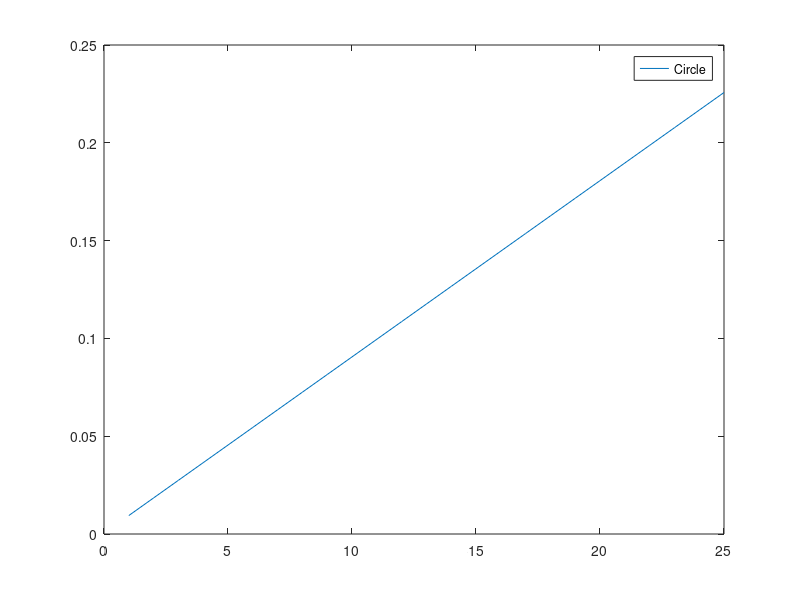

Reproduce this figure in MATLAB.
e=8.85*10^-12;
sep=0.25*10^-6;
D=1.211*10^-7;
P=1:1:25;
PN=P.^-1
r=1250*10^-5;
%Circle
x=(r^2*sqrt(P)+8*sqrt(sep*D))/(r^2*sqrt(P)-8*sqrt(sep*D));
y=PN*D/sep
Cc=4*10^12*pi*e*sqrt(y)*log(x)
%ellipse
a=500*10^-5; 
b=400*10^-5;    
h=a^4*b^4/(3*a^2+3*b^2+2*a^2*b^2);
W1=P*h/(8*D);
W1IN=W1.^-1/2;
Ae=pi*a*b;
z=W1IN*0.5*sep^-1/2;
f=(sqrt(sep)+sqrt(W1))/(sqrt(sep)-sqrt(W1));
Ce=e*Ae*z*log(f)
%square
s=32*10^-4;
t=1*s^4/sep;
q=12.5*P*s^4;
Cs=t*(1+(q)/(2015*D*sep)) 
plot(P,Cs)
legend('Circle','Square','ellipse')
